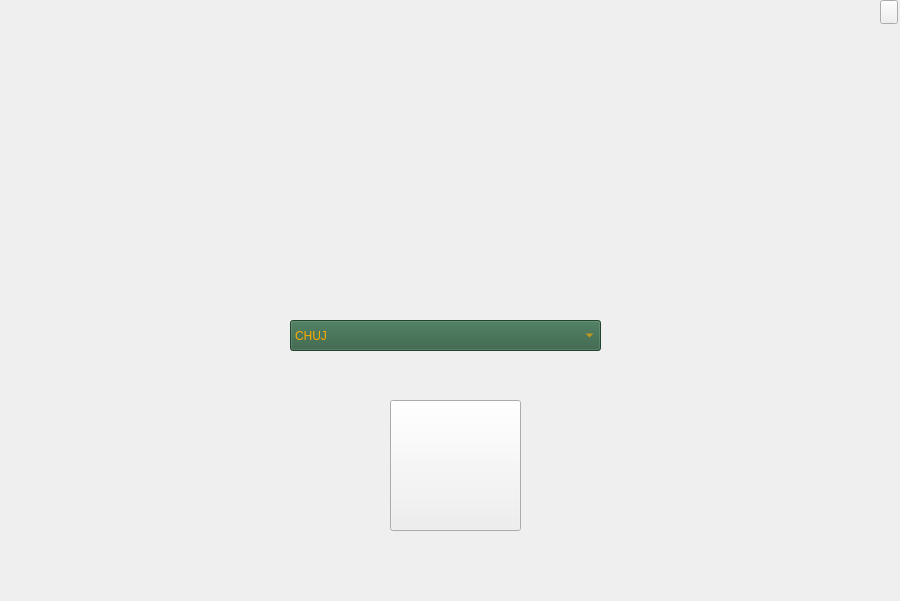
<?xml version="1.0" encoding="UTF-8"?>
<ui version="4.0">
 <class>Form</class>
 <widget class="QWidget" name="Form">
  <property name="geometry">
   <rect>
    <x>0</x>
    <y>0</y>
    <width>900</width>
    <height>601</height>
   </rect>
  </property>
  <property name="windowTitle">
   <string>Form</string>
  </property>
  <widget class="QLabel" name="backgroundLabel">
   <property name="geometry">
    <rect>
     <x>0</x>
     <y>0</y>
     <width>901</width>
     <height>601</height>
    </rect>
   </property>
   <property name="styleSheet">
    <string notr="true">image: url(:/images/historyBackground.png);</string>
   </property>
   <property name="text">
    <string/>
   </property>
  </widget>
  <widget class="QComboBox" name="gamesComboBox">
   <property name="geometry">
    <rect>
     <x>290</x>
     <y>320</y>
     <width>311</width>
     <height>31</height>
    </rect>
   </property>
   <property name="styleSheet">
    <string notr="true">color: rgb(255, 170, 0);
selection-background-color: rgb(62, 121, 84);
background-color: rgb(48, 94, 66);</string>
   </property>
   <property name="insertPolicy">
    <enum>QComboBox::InsertAlphabetically</enum>
   </property>
   <item>
    <property name="text">
     <string>CHUJ</string>
    </property>
   </item>
   <item>
    <property name="text">
     <string>CUHJ2</string>
    </property>
   </item>
  </widget>
  <widget class="QPushButton" name="playButton">
   <property name="geometry">
    <rect>
     <x>390</x>
     <y>400</y>
     <width>131</width>
     <height>131</height>
    </rect>
   </property>
   <property name="styleSheet">
    <string notr="true">QPushButton { background-color: transparent; border: 0px };</string>
   </property>
   <property name="text">
    <string/>
   </property>
  </widget>
  <widget class="QPushButton" name="closeButton">
   <property name="geometry">
    <rect>
     <x>880</x>
     <y>0</y>
     <width>18</width>
     <height>24</height>
    </rect>
   </property>
   <property name="styleSheet">
    <string notr="true">QPushButton { background-color: transparent; border: 0px };</string>
   </property>
   <property name="text">
    <string/>
   </property>
  </widget>
 </widget>
 <resources>
  <include location="res.qrc"/>
 </resources>
 <connections/>
</ui>
